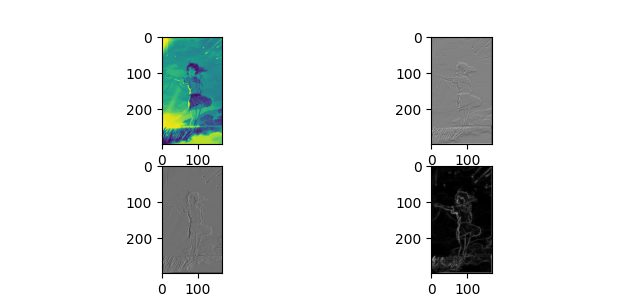

Generate this figure with Python:
import imageio.v3 as i
import matplotlib.pyplot as plt
import numpy as np

img = i.imread("C:\\Users\\dhika\\Documents\\pcd\\pp.jpg",mode ='F')

rx =np.array([
    [1,0],
    [0,-1]
])
ry = np.array([
    [0,1],
    [-1,0]

])

ipad = np.pad(img,pad_width=1,mode='constant', constant_values=0)

gx = np.zeros_like(img)
gy = np.zeros_like(img)

for y in range (1,ipad.shape[0]-1):
    for x in range(1, ipad.shape[1]-1):
        area = ipad[y-1:y+2,x-1:x+2]
        gx[y-1,x-1]=np.sum(area[0:2,0:2]*rx)+ np.sum(area[1:3,1:3]*ry)
        gy[y-1,x-1]=np.sum(area[0:2,0:2]*ry) - np.sum(area[1:3,1:3]*rx)

G = np.sqrt(gx**2 +gy**2)

G=(G/G.max())*255
G= np.clip(G,0,255)
G =G.astype(np.uint8)
plt.figure(figsize=(10,10))

plt.subplot(2,2,1)
plt.imshow(img)

plt.subplot(2,2,2)
plt.imshow(gx,cmap='gray')

plt.subplot(2,2,3)
plt.imshow(gy,cmap='gray')

plt.subplot(2,2,4)
plt.imshow(G,cmap='gray')

plt.show()
